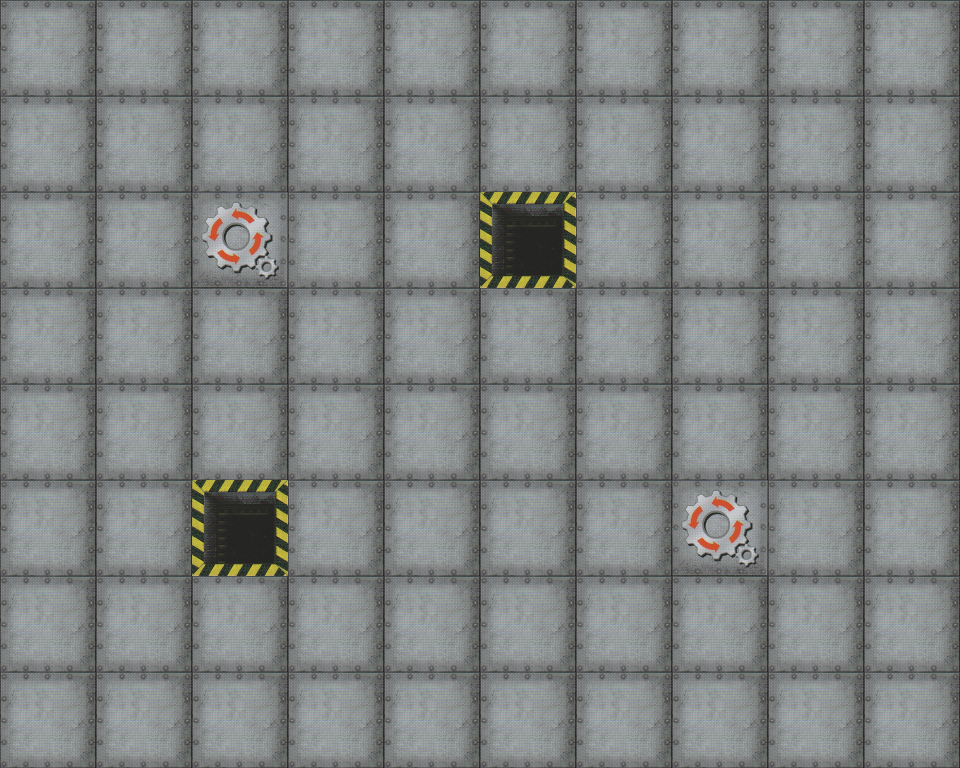

Tiled map render using the project's own tile images. Description and the whole map definition, tile-layer contents included, below:
An orthogonal 10x8 tile map with 96x96 px tiles, 1 tile layer (Rutelag 1) and 2 objects.

<map version="1.2" tiledversion="1.2.2" orientation="orthogonal" renderorder="right-down" width="10" height="8" tilewidth="96" tileheight="96" infinite="0" nextlayerid="3" nextobjectid="3">
 <tileset firstgid="1" source="standard.tsx" />
 <layer id="1" name="Rutelag 1" width="10" height="8">
  <data encoding="csv">
5,5,5,5,5,5,5,5,5,5,
5,5,5,5,5,5,5,5,5,5,
5,5,47,5,5,6,5,5,5,5,
5,5,5,5,5,5,5,5,5,5,
5,5,5,5,5,5,5,5,5,5,
5,5,6,5,5,5,5,47,5,5,
5,5,5,5,5,5,5,5,5,5,
5,5,5,5,5,5,5,5,5,5
</data>
 </layer>
 <objectgroup id="2" name="Teleports">
  <object id="1" x="192" y="480" width="96" height="96">
   <properties>
    <property name="teleport-from" value="teleport-from" />
   </properties>
  </object>
  <object id="2" x="480" y="192" width="96" height="96">
   <properties>
    <property name="teleport-to" value="teleport-to" />
   </properties>
  </object>
 </objectgroup>
</map>
